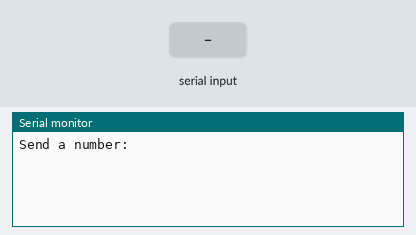
Recording of a sketch running on a simulated Arduino Uno, built with avr-gcc and run on an emulated ATmega328P. Shown: the last lines printed to the serial monitor. Inputs (shaded band) come from the test bench.

Above: at 1.2 s.
1.3 s: "90,45\n" received over Serial
At 1.7 s:
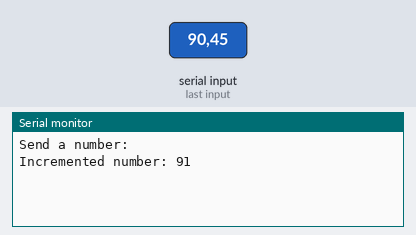
2.8 s: "30,150\n" received over Serial
At 4.1 s:
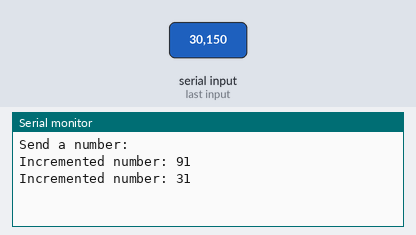

The sketch:

code01_incrementNumberUsingSerialPort.ino
```cpp
//  It receives a number via the serial interface, increments it by 1, and sends the incremented number back to the sender.

void setup() {
  Serial.begin(9600); // Initialize serial communication at 9600 baud rate
  while (!Serial) {
    // Wait for the serial port to be available
  }
  Serial.println("Send a number:");
}

void loop() {
  if (Serial.available() > 0) {
    // Read the incoming data as a string
    String receivedData = Serial.readStringUntil('\n');
    receivedData.trim(); // Remove any extra spaces or newline characters

    // Convert the received string to an integer
    int number = receivedData.toInt();

    // Increment the number
    int incrementedNumber = number + 1;

    // Send the incremented number back
    Serial.print("Incremented number: ");
    Serial.println(incrementedNumber);
  }
}
```

Measured:
- after the input at 1.3 s, the serial monitor: prints a new line at once (image 1)
- after the input at 2.8 s, the serial monitor: prints a new line at once (image 2)
